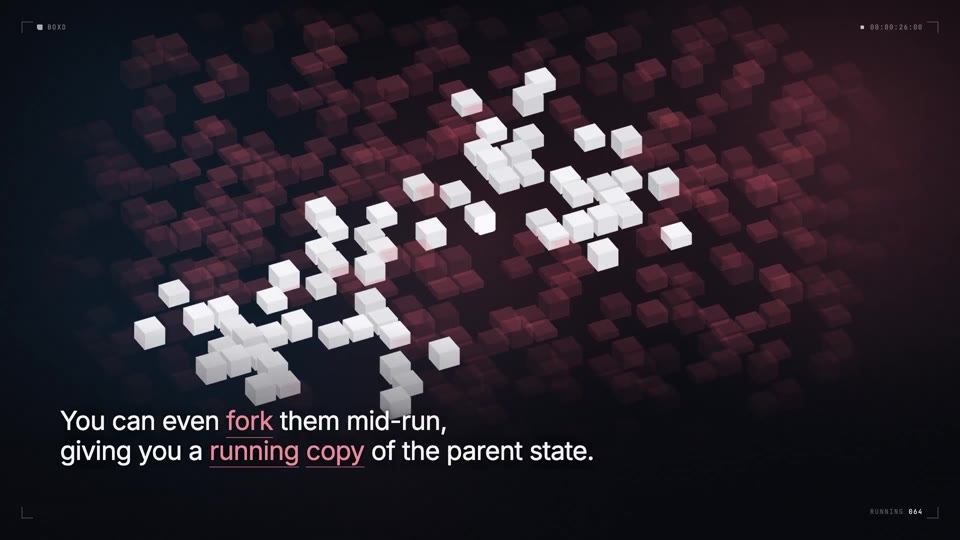
#> input picture hero-object-film/original-boxd-26s.jpg, 960 x 540 px
$ python key_neutral.py ../original-boxd-26s.jpg ../reference-frame-13.jpg 100 1.0
#> lines starting #> are read from the running program, lines starting #| are printed output that depends on the picture; after the words box and inside, x2 and y2 are one past the last pixel; in counts of white or black regions, pixels touching at a corner belong together
#!/usr/bin/env python3
"""Cut a NEUTRAL (white/grey) object off a magenta background and remove the pink spill.

Gemini's magenta bounces onto white plastic (the cube came back pink). For a neutral object the
green channel is spill-free, so the output colour is rebuilt from G (optionally lifted), and alpha
comes from how "magenta" a pixel is (R and B above G). Then the largest component is kept.

Usage: python3 key_neutral.py in.png out.png [size=900] [lift=1.06]
"""
import sys
import numpy as np
from PIL import Image
from scipy import ndimage

src, dst = sys.argv[1], sys.argv[2]
size = int(sys.argv[3]) if len(sys.argv) > 3 else 900
lift = float(sys.argv[4]) if len(sys.argv) > 4 else 1.06
a = np.asarray(Image.open(src).convert("RGB")).astype(np.float32)
r, g, b = a[..., 0], a[..., 1], a[..., 2]
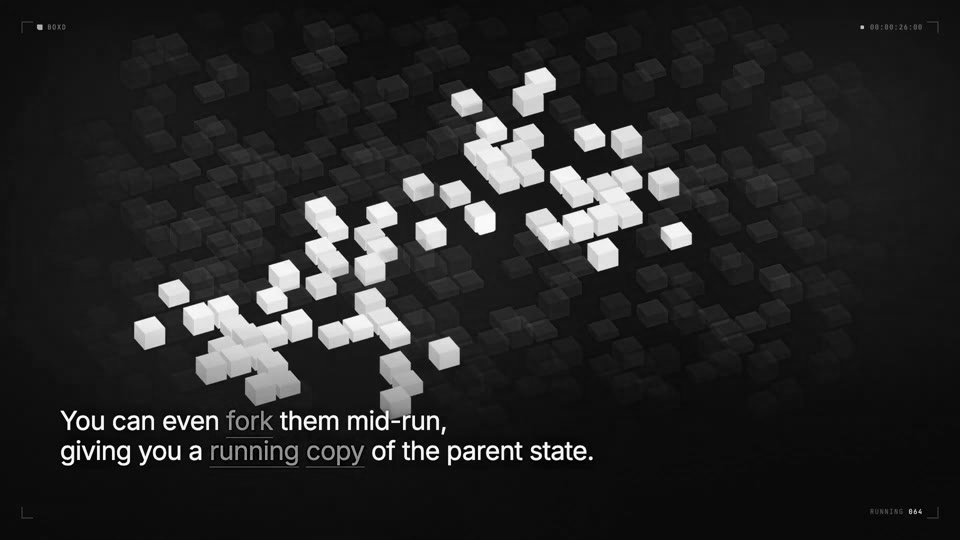
#> g: shape (540, 960) float32; min 0, max 255, mean 38.8
mag = np.minimum(r, b) - g                      # background ~ 165 (255,85,255); white ~ 0
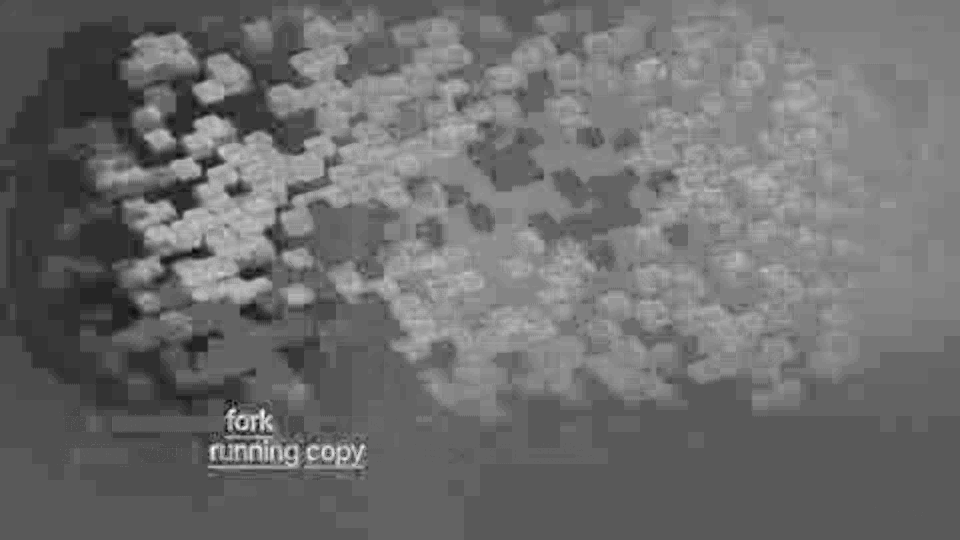
#> mag: shape (540, 960) float32; min -20, max 34, mean 3.3; drawn with min black and max white
bg_lvl = np.median(mag[:40, :40])
#> bg_lvl = -3
alpha = np.clip(1 - (mag - 18) / (bg_lvl * 0.75 - 18), 0, 1)
lab, n = ndimage.label(alpha > 0.5)
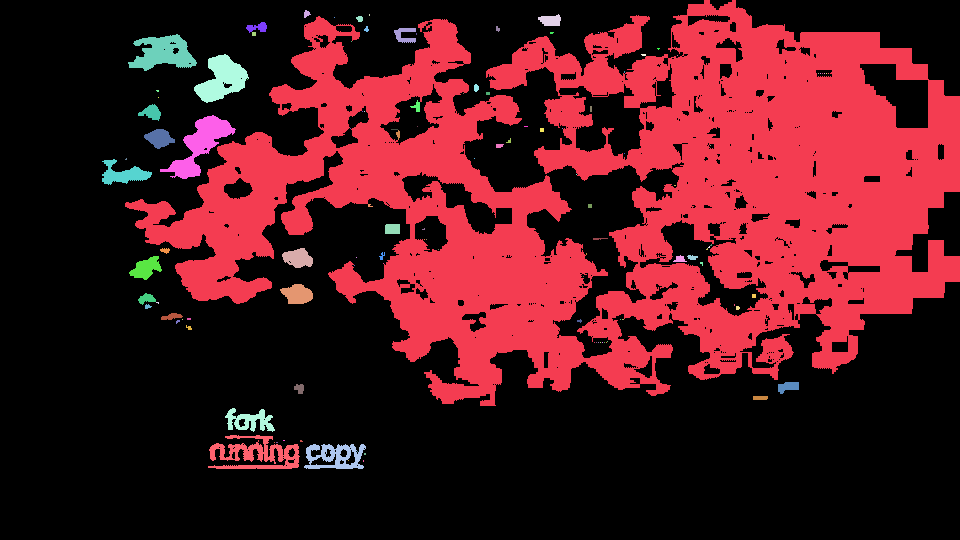
#> lab: shape (540, 960) int32; 118 distinct labels, from 0 to 117; one colour per label, 0 black
#> n = 117
if n:
    big = 1 + np.argmax(ndimage.sum(np.ones_like(lab), lab, range(1, n + 1)))
#> big = 1
    keep = ndimage.binary_dilation(lab == big, iterations=3)
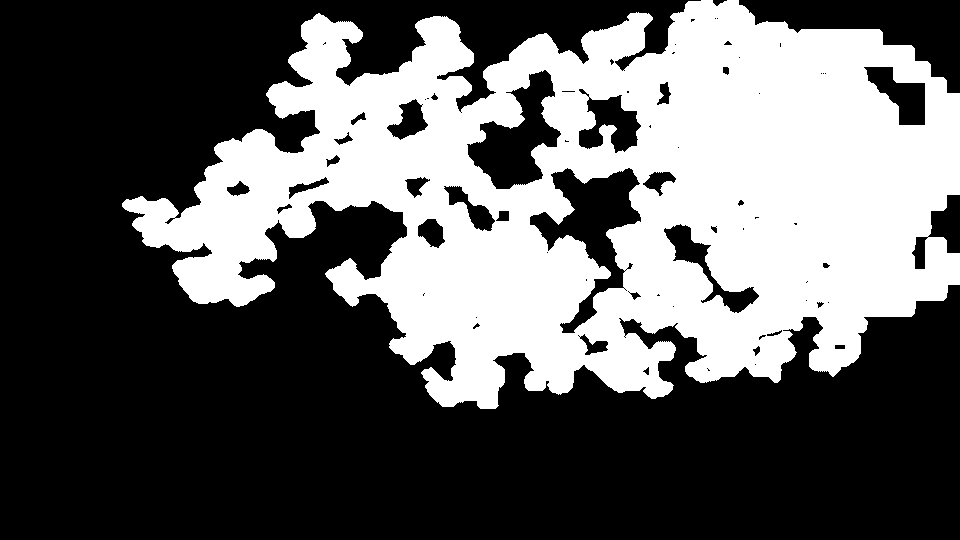
#> keep: shape (540, 960) bool; 37.5% white; 1 white region, box (x1, y1, x2, y2) and area: (122, 0, 960, 409) 194226
    alpha *= keep
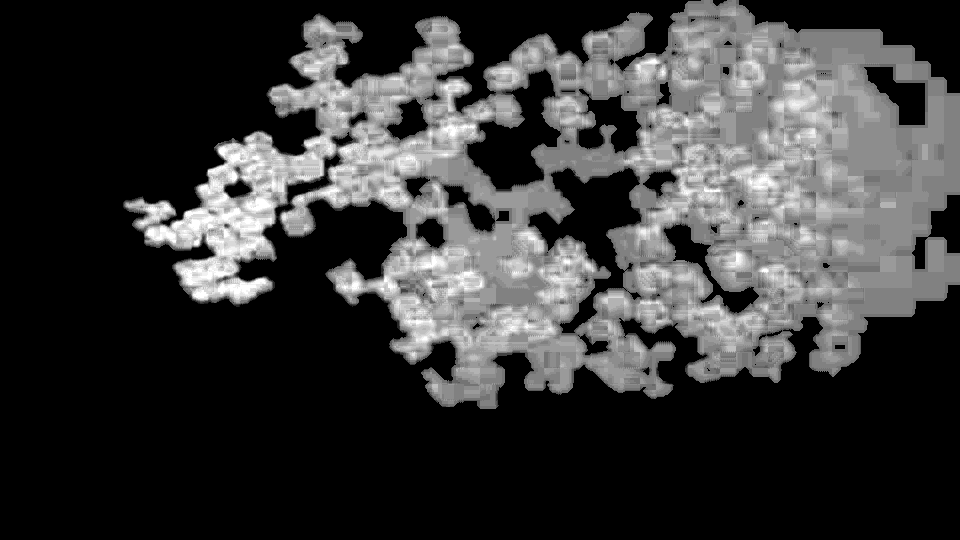
#> alpha: shape (540, 960) float32; min 0, max 1, mean 0.223
grey = np.clip(g * lift, 0, 255)
# a hint of cool tint in the shadows so it doesn't look flat grey
out = np.dstack([grey * 0.99, grey, np.clip(grey * 1.015, 0, 255), alpha * 255]).astype(np.uint8)
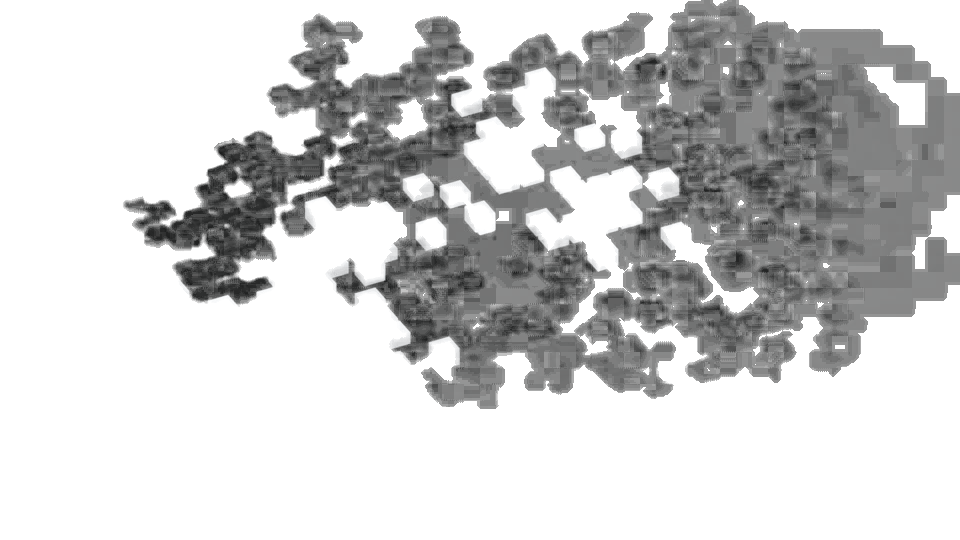
#> out: shape (540, 960, 4); mean of channels 0, 1, 2, 3 37.7, 38.8, 39, 56.6; transparent parts drawn white
im = Image.fromarray(out, "RGBA")
im = im.crop(im.getbbox())
im.thumbnail((size, size), Image.LANCZOS)
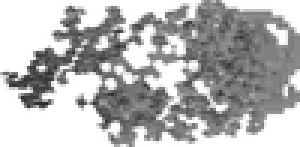
#> im: PIL image 100x49 RGBA (shown 3 times larger); mean R, G, B, A 25.1, 25.8, 25.9, 86.3; transparent parts drawn white
im.save(dst)
print(dst, im.size)
#| ../reference-frame-13.jpg (100, 49)

$ run again, on hero-object-film/reference-frame-26.jpg
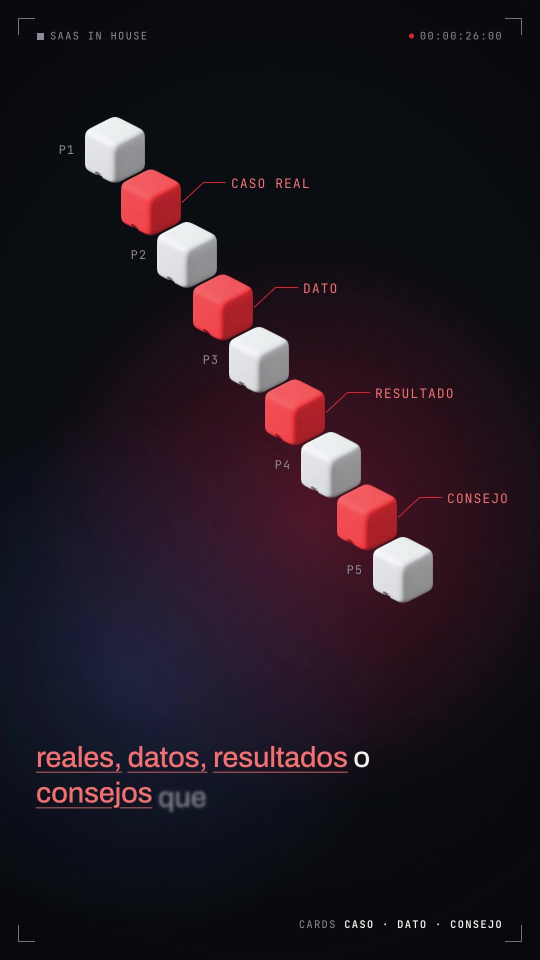
#> input picture hero-object-film/reference-frame-26.jpg, 1080 x 1920 px (shown at 1/2 size)
#> bg_lvl = -1
#> `lab, n = ndimage.label(alpha > 0.5)`:
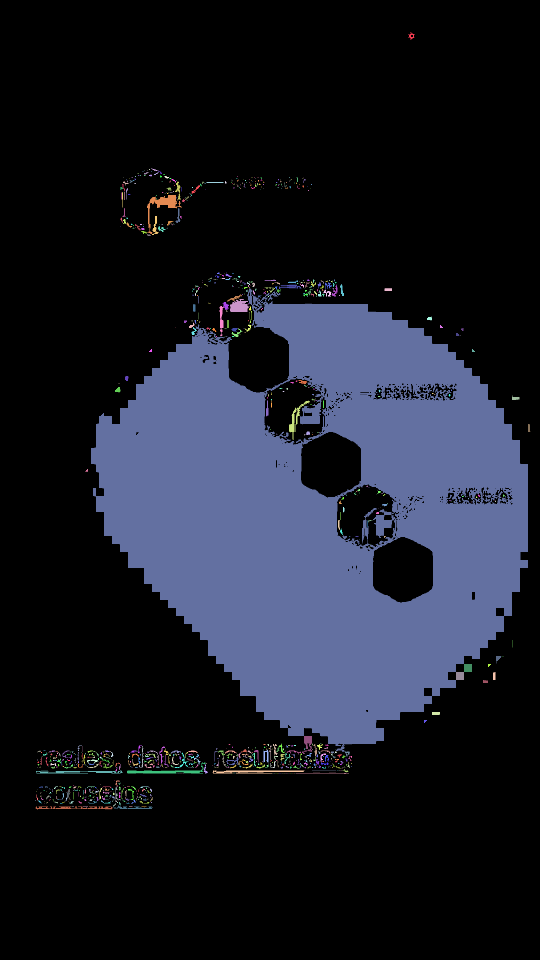
#> lab: shape (1920, 1080) int32 (shown at 1/2 size); 1111 distinct labels, from 0 to 1110; one colour per label, 0 black
#> n = 1110
#> big = 295
#> keep: shape (1920, 1080) bool; 24.8% white; 1 white region, box (x1, y1, x2, y2) and area: (179, 574, 1059, 1507) 513801
#> `im.thumbnail((size, size), Image.LANCZOS)`:
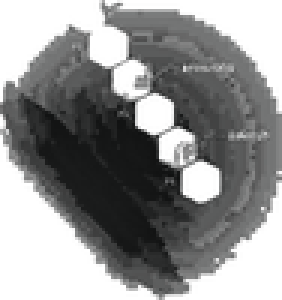
#> im: PIL image 94x100 RGBA (shown 3 times larger); mean R, G, B, A 13.1, 13.8, 13.9, 118.1; transparent parts drawn white
#| ../reference-frame-26.jpg (94, 100)

$ run again, on hero-object-film/reference-frame-35.5.jpg
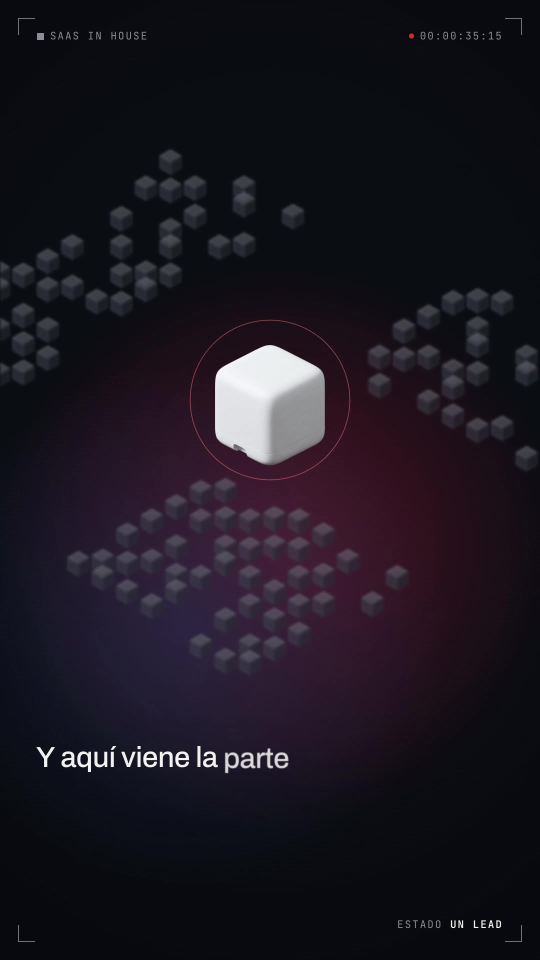
#> input picture hero-object-film/reference-frame-35.5.jpg, 1080 x 1920 px (shown at 1/2 size)
#> bg_lvl = -1
#> lab: shape (1920, 1080) int32; 138 distinct labels, from 0 to 137
#> n = 137
#> big = 36
#> keep: shape (1920, 1080) bool; 23.5% white; 1 white region, box (x1, y1, x2, y2) and area: (125, 635, 996, 1539) 486269
#> `im.thumbnail((size, size), Image.LANCZOS)`:
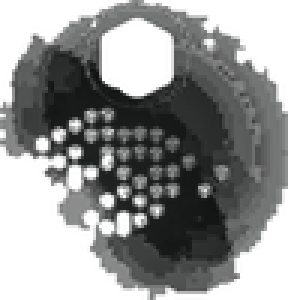
#> im: PIL image 96x100 RGBA (shown 3 times larger); mean R, G, B, A 16.3, 17, 17, 118.5; transparent parts drawn white
#| ../reference-frame-35.5.jpg (96, 100)
